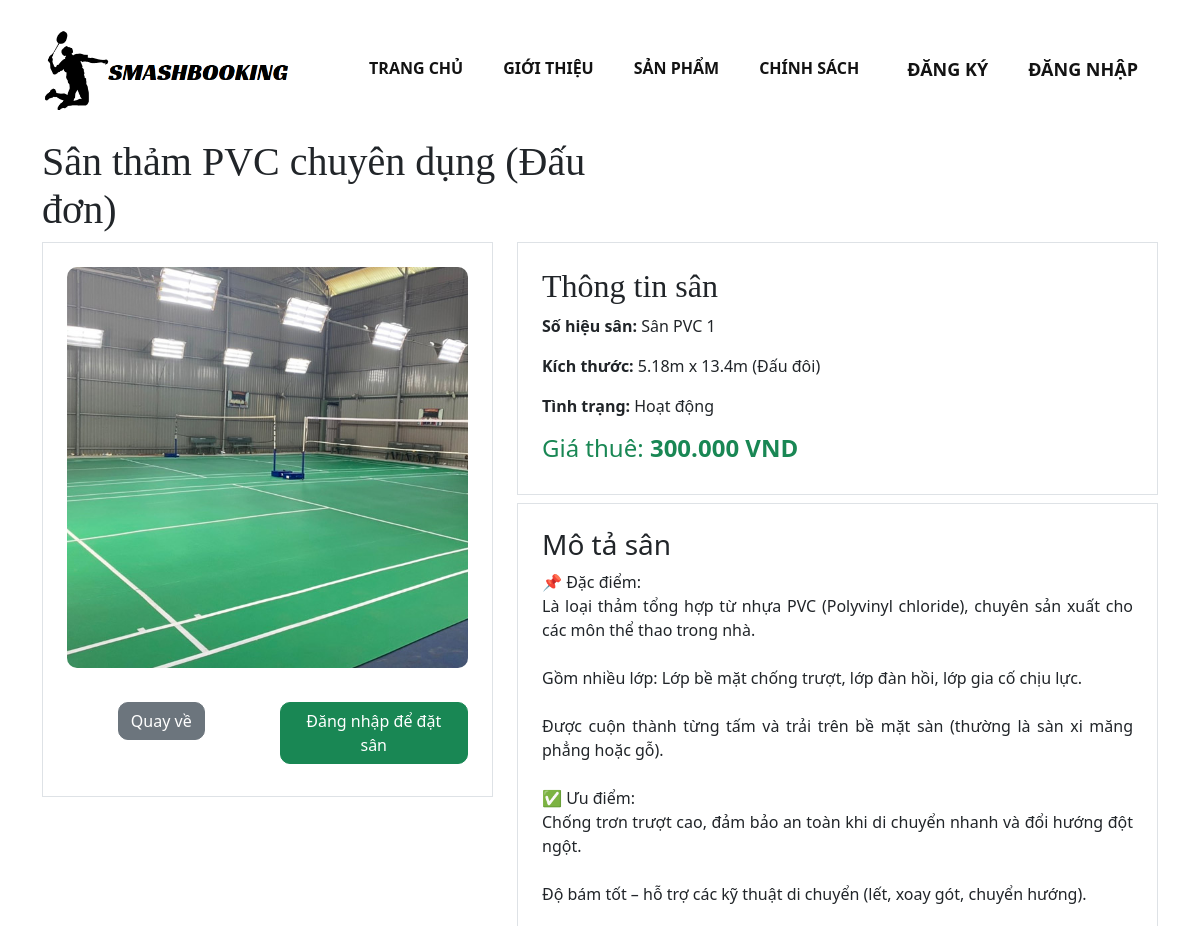
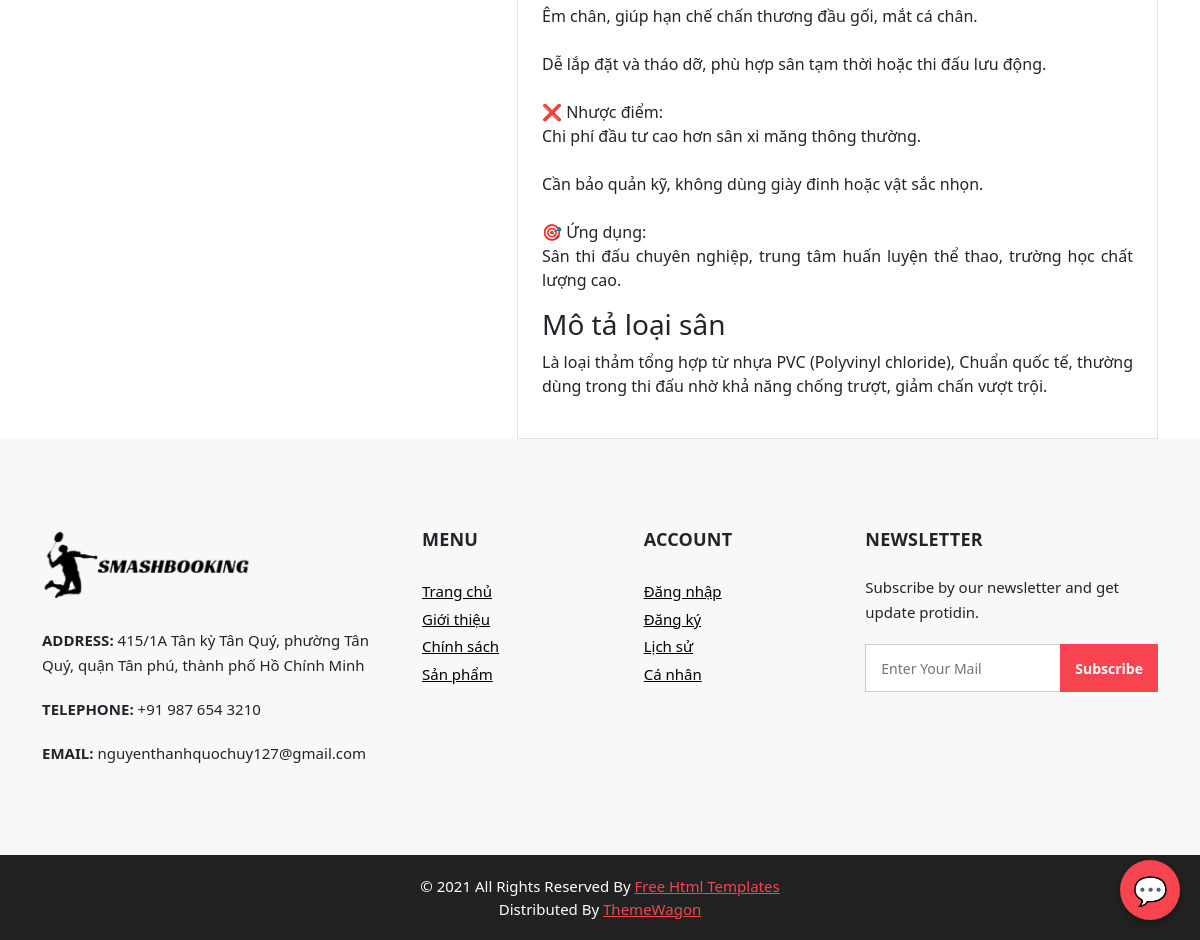
The app's page /index.php?productdetails=1 with its own data (2 pictures, top to bottom).
### tables this page shows
CREATE TABLE `san` (
  `maSan` int(10) UNSIGNED NOT NULL,
  `tenSan` varchar(250) NOT NULL,
  `giaThue` varchar(250) NOT NULL,
  `moTa` text NOT NULL,
  `kichThuoc` varchar(250) NOT NULL,
  `tinhTrang` varchar(250) NOT NULL,
  `hinhAnh` varchar(250) NOT NULL,
  `maLoai` int(11) NOT NULL
);

CREATE TABLE `loaisan` (
  `maLoai` int(10) UNSIGNED NOT NULL,
  `tenLoai` varchar(250) NOT NULL,
  `moTa` text NOT NULL,
  `tongSoLuong` int(11) NOT NULL
);

### index.php (called while the page is built, shortened)
<?php
include("layout/header.php");
if (isset($_GET['about'])) {
    $page = 'about';
} else if (isset($_GET['policy'])) {
    $page = 'policy';
} else if (isset($_GET['product'])) {
    $page = 'product';
} else if (isset($_GET['productdetails'])) {
    $page = 'productdetails';
} else if (isset($_GET['order'])) {
    $page = 'order';
} else if (isset($_GET['checkout'])) {
    $page = 'checkout';
} else if (isset($_GET['payment'])) {
    $page = 'payment';
} else if (isset($_GET['cate'])) {
    $page = 'producttype';
} else if (isset($_GET['cate'])) {
    $page = 'category';
} else if (isset($_GET['contact'])) {
    $page = 'contact';
} else if (isset($_GET['search'])) {
    $page = 'search';
} else if (isset($_GET['profile'])) {
    $page = 'profile';
} else if (isset($_GET['change_password'])) {
    $page = 'change_password';
} else if (isset($_GET['updateProfile'])) {
    $page = 'updateProfile';
} else if (isset($_GET['personal_information'])) {
    $page = 'personal_information';
} else if (isset($_GET['history'])) {
    $page = 'history';
} else if (isset($_GET['logout'])) {
    $page = 'logout';
} else {
    $page = 'home';
}
include("page/" . $page . "/index.php");
include("page/chatbox/index.php");
include("layout/footer.php");
?>

### page/productdetails/index.php (the view, shortened to what this page needs)
<?php
$conn = mysqli_connect("localhost", "huy", "123456", "cnmoi");
if (isset($_GET['productdetails'])) {
    $maSan = intval($_GET['productdetails']);
    $query = "SELECT
                l.maLoai, l.tenLoai, l.moTa AS moTaLoai,
                s.maSan, s.tenSan, s.giaThue, s.moTa AS moTaSan,
                s.kichThuoc, s.tinhTrang, s.hinhAnh, s.maLoai
              FROM san s
              JOIN loaisan l ON s.maLoai = l.maLoai
              WHERE s.maSan = $maSan
              LIMIT 1;";
    $result = $conn->query($query);
    if ($result && mysqli_num_rows($result) > 0) {
        $product = mysqli_fetch_assoc($result);
    } else {
        echo "Sản phẩm không tồn tại.";
        exit();
    }
} else {
    echo "Không tìm thấy mã sản phẩm.";
    exit();
}
?>
<!doctype html>
<html lang="en">
<head>
    <link rel="stylesheet" href="css/bootstrap.min.css">
</head>
<body>
<div class="hero">
    <div class="container">
        <div class="row justify-content-between">
            <div class="col-lg-6">
                <div class="intro-excerpt">
                    <h1><?php echo htmlspecialchars($product['tenLoai']); ?></h1>
                </div>
            </div>
        </div>
    </div>
</div>
<div class="untree_co-section">
    <div class="container">
        <div class="row">
            <div class="col-md-5 mb-5 mb-md-0">
                <div class="p-2 p-lg-4 border bg-white">
                    <img src="layout/images/<?php echo htmlspecialchars($product['hinhAnh']); ?>"
                        style="width: 100%; height: auto;" class="img-fluid product-thumbnail">
                    <div class="row mt-4">
                        <div class="col-md-6 text-center mb-2">
                            <button class="btn btn-secondary" onclick="window.location='index.php?product'"
                                style="border-radius: 10px;">Quay về</button>
                        </div>
                        <div class="col-md-6 text-center mb-2">
                            <?php if (isset($_SESSION['maNguoiDung'])): ?>
                                <button class="btn btn-success" onclick="window.location='index.php?order&maSan=<?php echo $product['maSan']; ?>'"
                                    style="border-radius: 10px;">Đặt Sân</button>
                            <?php else: ?>
                                <button class="btn btn-success" onclick="window.location='index.php?login'"
                                    style="border-radius: 10px;">Đăng nhập để đặt sân</button>
                            <?php endif; ?>
                        </div>
                    </div>
                </div>
            </div>
            <div class="col-md-7">
                <div class="p-2 p-lg-4 border bg-white">
                    <h2>Thông tin sân</h2>
                    <p><b>Số hiệu sân:</b> <?php echo htmlspecialchars($product['tenSan']); ?></p>
                    <p><b>Kích thước:</b> <?php echo htmlspecialchars($product['kichThuoc']); ?></p>
                    <p><b>Tình trạng:</b> <?php echo htmlspecialchars($product['tinhTrang']); ?></p>
                    <h4 class="text-success">Giá thuê:
                        <b><?php echo number_format($product['giaThue'], 0, '.', '.'); ?> VND</b>
                    </h4>
                </div>
                <div class="p-2 p-lg-4 border bg-white mt-2">
                    <h3>Mô tả sân</h3>
                    <p style="text-align: justify;"><?php echo nl2br(htmlspecialchars($product['moTaSan'])); ?></p>
                    <h3>Mô tả loại sân</h3>
                    <p style="text-align: justify;"><?php echo nl2br(htmlspecialchars($product['moTaLoai'])); ?></p>
                </div>
            </div>
        </div>
    </div>
</div>
</body>
</html>

### layout/header.php (shortened to what this page needs)
<!DOCTYPE html>
<html lang="en">
   <head>
      <link rel="stylesheet" type="text/css" href="layout/css/bootstrap.css" />
      <link href="layout/css/font-awesome.min.css" rel="stylesheet" />
      <link href="layout/css/style.css" rel="stylesheet" />
      <link href="layout/css/responsive.css" rel="stylesheet" />
      <link href="https://cdnjs.cloudflare.com/ajax/libs/font-awesome/6.0.0-beta3/css/all.min.css" rel="stylesheet">
      <link href='https://unpkg.com/boxicons@2.1.4/css/boxicons.min.css' rel='stylesheet'>
   </head>
   <body>
      <div class="hero_area">
         <header class="header_section">
            <div class="container">
               <nav class="navbar navbar-expand-lg custom_nav-container ">
                  <a class="navbar-brand" href="index.php?home"><img width="250" src="layout/images/logo_chinh1.png" alt="#" /></a>
                  <div class="collapse navbar-collapse" id="navbarSupportedContent">
                     <ul class="navbar-nav">
                        <?php
                           $currentPage = $_GET ? array_key_first($_GET) : 'home';
                        ?>
                        <li class="nav-item <?php echo ($currentPage == 'home') ? 'active' : ''; ?>">
                           <a class="nav-link" href="index.php?home">Trang chủ</a>
                        </li>
                        <li class="nav-item <?php echo ($currentPage == 'about') ? 'active' : ''; ?>">
                           <a class="nav-link" href="index.php?about">Giới thiệu</a>
                        </li>
                        <li class="nav-item dropdown <?php echo ($currentPage == 'product') ? 'active' : ''; ?>">
                           <a class="nav-link" href="index.php?product=1">Sản phẩm</a>
                        </li>
                        <li class="nav-item <?php echo ($currentPage == 'policy') ? 'active' : ''; ?>">
                           <a class="nav-link" href="index.php?policy">Chính sách</a>
                        </li>
                        <ul class="custom-navbar-cta navbar-nav mb-2 mb-md-0 ms-2"
                           style="font-weight: 500 !important; font-size: large">
                           <?php
                            if (!isset($_SESSION['maNguoiDung'])) {
                                echo "
                                <li class='nav-item'><a class='nav-link' href='index.php?register'>Đăng ký</a></li>
                                <li class='nav-item'><a class='nav-link' href='index.php?login'>Đăng nhập</a></li>
                                ";
                            }
                            ?>
                        </ul>
                     </ul>
                  </div>
               </nav>
            </div>
         </header>
</body>

### page/chatbox/index.php (shortened to what this page needs)
<!DOCTYPE html>
<html lang="vi">
<head>
</head>
<body>
  <div id="chatToggle">💬
  </div>
</body>
</html>

### layout/footer.php (shortened to what this page needs)
<footer>
    <div class="container">
       <div class="row">
          <div class="col-md-4">
              <div class="full">
                 <div class="logo_footer">
                   <a href="#"><img width="210" src="layout/images/logo_phu.png" alt="#" /></a>
                 </div>
                 <div class="information_f">
                   <p><strong>ADDRESS:</strong> 415/1A Tân kỳ Tân Quý, phường Tân Quý, quận Tân phú, thành phố Hồ Chính Minh</p>
                   <p><strong>TELEPHONE:</strong> +91 987 654 3210</p>
                   <p><strong>EMAIL:</strong> nguyenthanhquochuy127@gmail.com</p>
                 </div>
              </div>
          </div>
          <div class="col-md-8">
             <div class="row">
             <div class="col-md-7">
                <div class="row">
                   <div class="col-md-6">
                <div class="widget_menu">
                   <h3>Menu</h3>
                   <ul>
                      <li><a href="index.php?home">Trang chủ</a></li>
                      <li><a href="index.php?about">Giới thiệu</a></li>
                      <li><a href="index.php?policy">Chính sách</a></li>
                      <li><a href="index.php?product">Sản phẩm</a></li>
                   </ul>
                </div>
             </div>
             <div class="col-md-6">
                <div class="widget_menu">
                   <h3>Account</h3>
                   <ul>
                      <li><a href="index.php?login">Đăng nhập</a></li>
                      <li><a href="index.php?register">Đăng ký</a></li>
                      <li><a href="index.php?history">Lịch sử</a></li>
                      <li><a href="index.php?personal_information">Cá nhân</a></li>
                   </ul>
                </div>
             </div>
                </div>
             </div>
             <div class="col-md-5">
                <div class="widget_menu">
                   <h3>Newsletter</h3>
                   <div class="information_f">
                     <p>Subscribe by our newsletter and get update protidin.</p>
                   </div>
                   <div class="form_sub">
                      <form>
                         <fieldset>
                            <div class="field">
                               <input type="email" placeholder="Enter Your Mail" name="email" />
                               <input type="submit" value="Subscribe" />
                            </div>
                         </fieldset>
                      </form>
                   </div>
                </div>
             </div>
             </div>
          </div>
       </div>
    </div>
 </footer>
 <div class="cpy_">
    <p class="mx-auto">© 2021 All Rights Reserved By <a href="https://html.design/">Free Html Templates</a><br>
       Distributed By <a href="https://themewagon.com/" target="_blank">ThemeWagon</a>
    </p>
 </div>
</body>
</html>

### layout/css/style.css (style rules this page uses)
* { box-sizing: border-box; }
body { font-family: 'Montserrat', sans-serif; color: #0c0c0c; background-color: #ffffff; overflow-x: hidden; }
h1, h2 { font-family: 'Playfair Display', serif; }
a, a:hover, a:focus { text-decoration: none; }
.btn, .btn:focus { outline: none !important; -webkit-box-shadow: none; box-shadow: none; }
.hero_area { position: relative; min-height: 100vh; display: -webkit-box; display: -ms-flexbox; display: flex; -webkit-box-orient: vertical; -webkit-box-direction: normal; -ms-flex-direction: column; flex-direction: column; }
.header_section { padding: 15px 0; }
.navbar-brand { font-family: 'Playfair Display', serif; }
.custom_nav-container { padding: 0; }
.custom_nav-container .navbar-nav { margin-left: auto; }
.custom_nav-container .navbar-nav .nav-item .nav-link { padding: 5px 20px; color: #131313; text-align: center; text-transform: uppercase; border-radius: 5px; -webkit-transition: all 0.3s; transition: all 0.3s; font-weight: 700; }
footer { background: #f8f8f8; padding: 90px 0 70px; }
.logo_footer { margin-bottom: 30px; }
.information_f p { margin-bottom: 1.2rem; line-height: 25px; font-size: 15px; }
.widget_menu h3 { font-size: 18px; font-weight: 700; text-transform: uppercase; letter-spacing: 0.2px; margin-bottom: 25px; }
.widget_menu ul { list-style: none; padding: 0; margin: 0; }
.widget_menu ul li { float: left; width: 100%; }
.widget_menu ul li a { font-size: 15px; color: #000; margin-bottom: 0; float: left; width: 100%; margin-top: 5px; }
.field { display: flex; }
.widget_menu { float: left; width: 100%; }
div.form_sub .field input[type="email"], div.form_sub .field input[type="email"]:hover, div.form_sub .field input[type="email"]:focus { padding: 10px 110px 10px 15px; border-radius: 0; border: solid #ccc 1px; font-size: 14px; position: relative; box-shadow: none; width: 100%; height: 48px; }
.form_sub { position: relative; }
.form_sub input[type="email"] + input[type="submit"] { position: absolute; right: 0; background: #f7444e; color: #fff; border: none; top: 0px; font-size: 14px; height: 48px; font-weight: 600; padding: 0 15px; }
form input { background: #fff; border: solid #ccc 1px; padding: 15px 15px; width: 100%; font-size: 14px; margin-bottom: 20px; text-transform: capitalize; line-height: normal; }
form input[type="submit"] { border: none; padding: 15px 45px; width: auto; font-size: 16px; text-transform: capitalize; line-height: normal; margin: 0 auto; display: flex; background: #333; color: #fff; font-weight: 600; transition: ease all 0.1s; }
.cpy_ { background: #222; text-align: center; padding: 20px 0; }
.cpy_ p { margin: 0; color: #fff; font-size: 15px; font-weight: 400; }
.cpy_ p a { margin: 0; color: #f7444e; font-size: 15px; font-weight: 400; }
a { text-decoration: none; color: inherit; }
.product-thumbnail { width: 100%; aspect-ratio: 1 / 1; object-fit: cover; border-radius: 10px; margin-bottom: 10px; }

### layout/css/responsive.css (style rules this page uses)
@media (min-width: 1200px) { .container { max-width: 1170px; } }

### page/chatbox/index.php (style rules this page uses)
#chatToggle { position: fixed; bottom: 20px; right: 20px; width: 60px; height: 60px; background-color: #f7444e; border-radius: 50%; box-shadow: 0 4px 10px rgba(0,0,0,0.3); display: flex; align-items: center; justify-content: center; color: white; font-size: 28px; cursor: pointer; z-index: 10000; }

### records on screen
san: loaisan.tenLoai "Sân thảm PVC chuyên dụng (Đấu đơn)", hinhAnh (picture), tenSan "Sân PVC 1", kichThuoc "5.18m x 13.4m (Đấu đôi)", tinhTrang "Hoạt động", giaThue "300.000", moTa "📌 Đặc điểm: Là loại thảm tổng hợp từ nhựa PVC (Polyvinyl chloride), chuyên sản xuất cho các môn thể thao trong nhà. Gồm nhiều lớp: Lớp bề mặt chống trượt, lớp đàn hồi, lớp gia cố chịu lực. Được cuộn thành từng tấm và trải trên bề mặt sàn (thường là sàn xi măng phẳng hoặc gỗ). ✅ Ưu điểm: Chống trơn trượt cao, đảm bảo an toàn khi di chuyển nhanh và đổi hướng đột ngột. Độ bám tốt – hỗ trợ các kỹ thuật di chuyển (lết, xoay gót, chuyển hướng). Êm chân, giúp hạn chế chấn thương đầu gối, mắt cá chân. Dễ lắp đặt và tháo dỡ, phù hợp sân tạm thời hoặc thi đấu lưu động. ❌ Nhược điểm: Chi phí đầu tư cao hơn sân xi măng thông thường. Cần bảo quản kỹ, không dùng giày đinh hoặc vật sắc nhọn. 🎯 Ứng dụng:…", loaisan.moTa "Là loại thảm tổng hợp từ nhựa PVC (Polyvinyl chloride), Chuẩn quốc tế, thường dùng trong thi đấu nhờ khả năng chống trượt, giảm chấn vượt trội."
